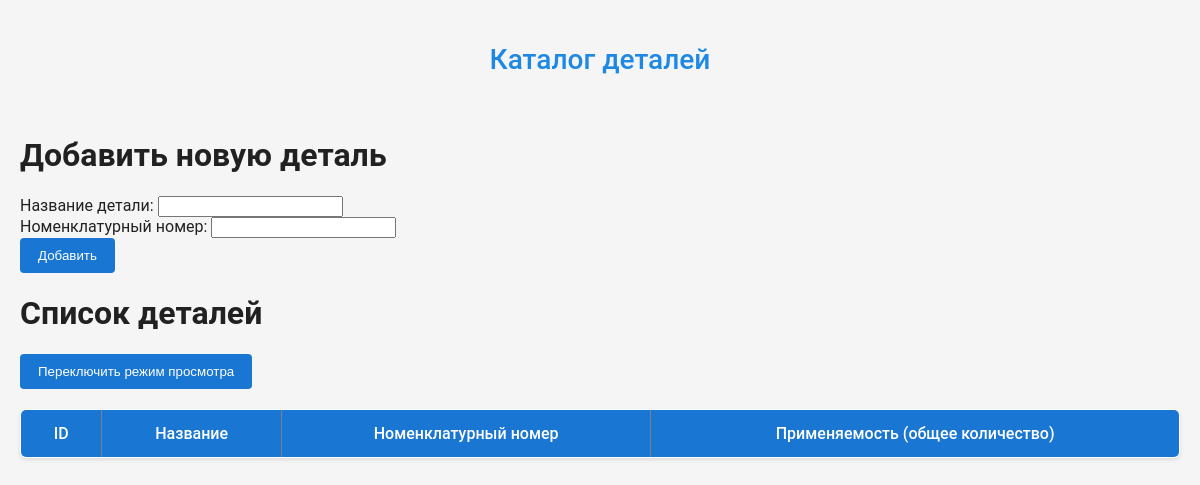
The app's page /pages/manage_parts.php, older data.
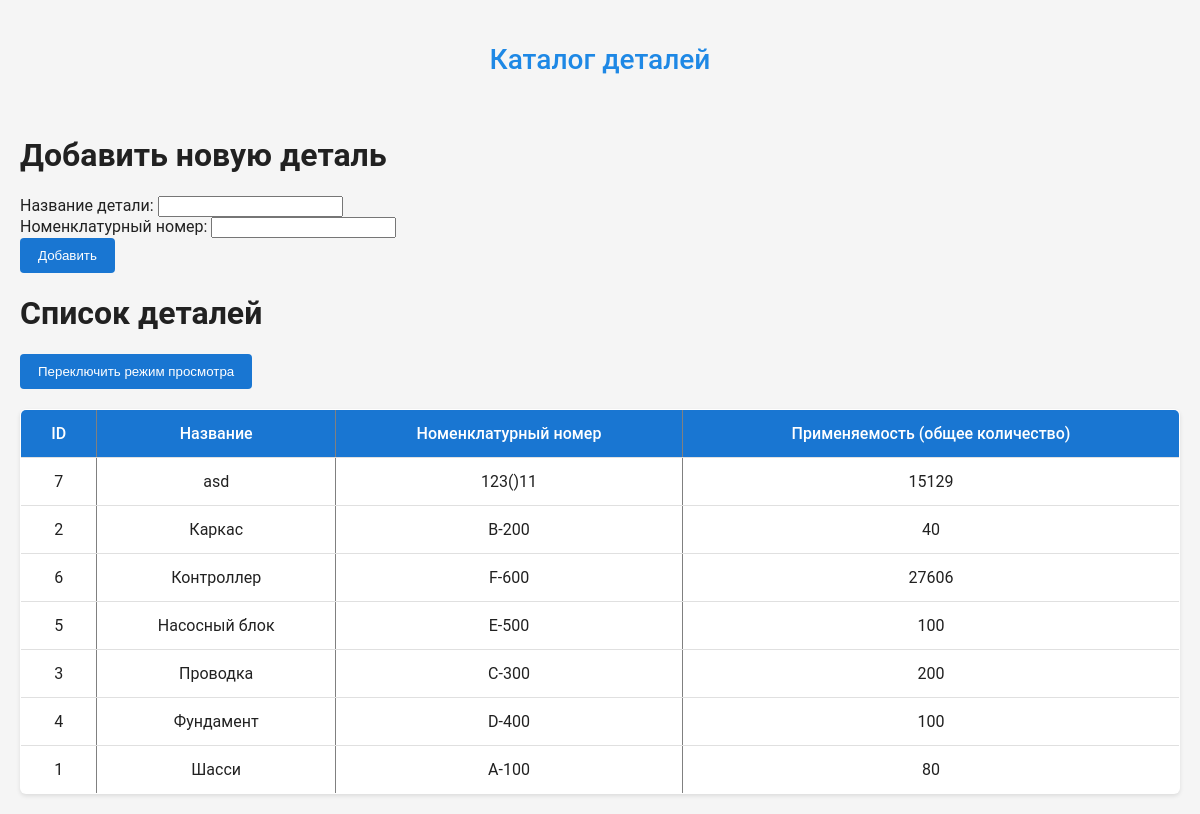
The same page, newer data.
### tables this page shows
CREATE TABLE `parts` (
  `id` int NOT NULL,
  `name` varchar(255) NOT NULL,
  `nomenclature_number` varchar(100) NOT NULL
);

### assets/php/script/queries.php (called while the page is built, shortened)
<?php
function getAllParts() {
    global $pdo;
    $sql = "
        SELECT
            p.id,
            p.name,
            p.nomenclature_number,
            COALESCE(SUM(sp.quantity_required * pp.quantity), 0) AS total_quantity
        FROM parts p
        LEFT JOIN stage_parts sp ON p.id = sp.part_id
        LEFT JOIN stages s ON sp.stage_id = s.id
        LEFT JOIN products pr ON s.product_id = pr.id
        LEFT JOIN product_plan pp ON pr.id = pp.product_id
        GROUP BY p.id, p.name, p.nomenclature_number
        ORDER BY p.name
    ";
    $stmt = $pdo->prepare($sql);
    $stmt->execute();
    return $stmt->fetchAll(PDO::FETCH_ASSOC);
}
?>

### pages/manage_parts.php (the view, shortened to what this page needs)
<?php
require_once '../assets/php/script/queries.php';
$parts = getAllParts();
?>
<!DOCTYPE html>
<html lang="ru">
<head>
    <link rel="stylesheet" href="../assets/css/style.css">
</head>
<body>
    <h2>Каталог деталей</h2>
    <h1>Добавить новую деталь</h1>
    <form id="addPartForm">
        <label>Название детали:
            <input type="text" name="name" required>
        </label><br>
        <label>Номенклатурный номер:
            <input type="text" name="nomenclature_number" required>
        </label><br>
        <button type="submit">Добавить</button>
    </form>
    <h1>Список деталей</h1>
    <button onclick="toggleEditMode()">Переключить режим просмотра</button>
    <table border="1" cellpadding="5">
        <tr>
            <th>ID</th>
            <th>Название</th>
            <th>Номенклатурный номер</th>
            <th>Применяемость (общее количество)</th>
        </tr>
        <?php foreach ($parts as $part): ?>
            <tr>
                <td><?= htmlspecialchars($part['id']) ?></td>
                <td>
                    <span class="view-mode"><?= htmlspecialchars($part['name']) ?></span>
                </td>
                <td>
                    <span class="view-mode"><?= htmlspecialchars($part['nomenclature_number']) ?></span>
                </td>
                <td>
                    <?= htmlspecialchars($part['total_quantity']) ?>
                </td>
            </tr>
        <?php endforeach; ?>
    </table>
</body>
</html>

### assets/css/style.css (style rules this page uses)
body { font-family: 'Roboto', sans-serif; background-color: #f5f5f5; margin: 0; padding: 20px; color: #212121; }
h2 { text-align: center; color: #1e88e5; margin-bottom: 30px; font-weight: 500; font-size: 28px; }
table { width: 100%; border-collapse: collapse; margin-top: 20px; background-color: #fff; box-shadow: 0 2px 4px rgba(0,0,0,0.1); border-radius: 6px; overflow: hidden; }
th, td { padding: 14px 16px; text-align: center; border-bottom: 1px solid #e0e0e0; }
th { background-color: #1976d2; color: white; font-weight: 500; }
tr:last-child td { border-bottom: none; }
button, .btn { padding: 10px 18px; background-color: #1976d2; color: white; border: none; border-radius: 4px; font-weight: 500; cursor: pointer; transition: background-color 0.3s ease; }

Row changes from the older to the newer data that the page shows:
added parts: id "7", name "asd", nomenclature_number "123()11", total_quantity "15129"
added parts: id "2", name "Каркас", nomenclature_number "B-200", total_quantity "40"
added parts: id "6", name "Контроллер", nomenclature_number "F-600", total_quantity "27606"
added parts: id "5", name "Насосный блок", nomenclature_number "E-500", total_quantity "100"
added parts: id "3", name "Проводка", nomenclature_number "C-300", total_quantity "200"
added parts: id "4", name "Фундамент", nomenclature_number "D-400", total_quantity "100"
added parts: id "1", name "Шасси", nomenclature_number "A-100", total_quantity "80"
